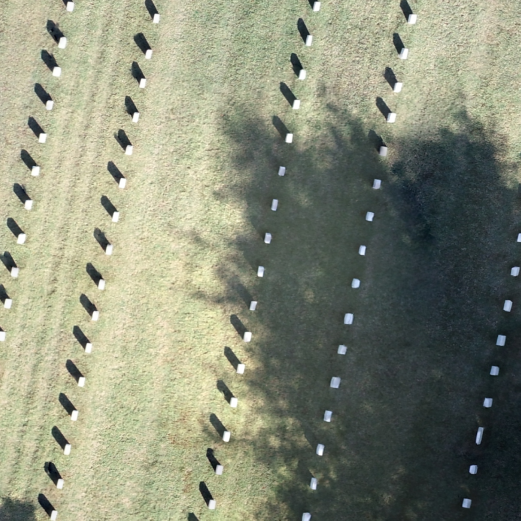
#> input picture graves.png, 1041 x 1041 px (shown at 1/2 size)
$ python get_gravestone_masks.py --image graves.png   (older library calls are emulated)
#> lines starting #> are read from the running program, lines starting #| are printed output that depends on the picture
import argparse
import cv2


# gets the brightness of a color from 0-1
def get_brightness(color):
    return (float(color[0]) + float(color[1]) + float(color[2])) / (3 * 255)


# this gets the "color" of the pixel, ignoring the shade.
# so dark and light shades of a single color will be considered the same
def get_scaled_color(color):
    brightness = get_brightness(color) + 0.001
    return color[0] / brightness, color[1] / brightness, color[2] / brightness


# gets the difference of the colors piecewise and sums them together
def get_color_diff(a, b):
    return abs(a[0] - b[0]) + abs(a[1] - b[1]) + abs(a[2] - b[2])


# weights and sums the brightness and color difference of two pixels and returns if it is within a threshold
# [127 lines left out: functions color_threshold, remove_border, add_border, get_gravestone_mask, get_gravestone_masks, flood_for_threshold and 2 more, not called in this run]


if __name__ == '__main__':
    # construct the argument parser and parse the arguments
    ap = argparse.ArgumentParser()
    ap.add_argument("-i", "--image", required=True, help="Path to the image")
    args = vars(ap.parse_args())

    # load the image, clone it, and setup the mouse callback function
    main_image = cv2.imread(args["image"])
#> main_image is the input picture: shape (1041, 1041, 3); mean B, G, R 121.2, 140.9, 136.8
    edges = cv2.Canny(main_image, 60, 120)
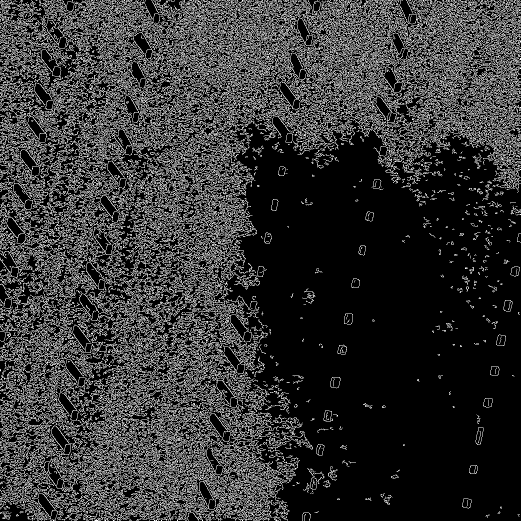
#> edges: shape (1041, 1041) (shown at 1/2 size); 20.8% white in thin lines or dots

    laplacian = cv2.Laplacian(main_image, cv2.CV_64F)
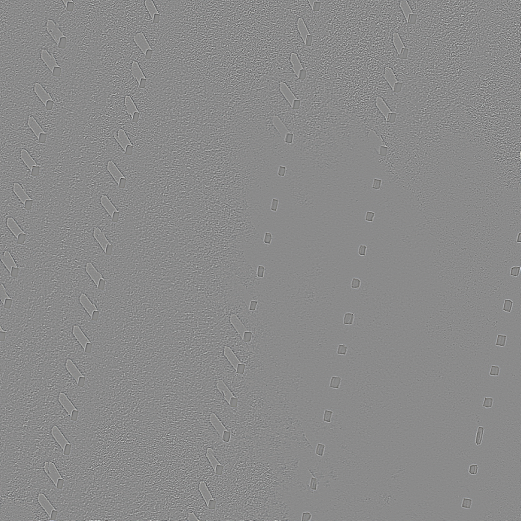
#> laplacian: shape (1041, 1041, 3) float64 (shown at 1/2 size); mean B, G, R 0, 0, 0; drawn with min black and max white
    blurred_laplacian = cv2.GaussianBlur(laplacian, (5, 5), 0)
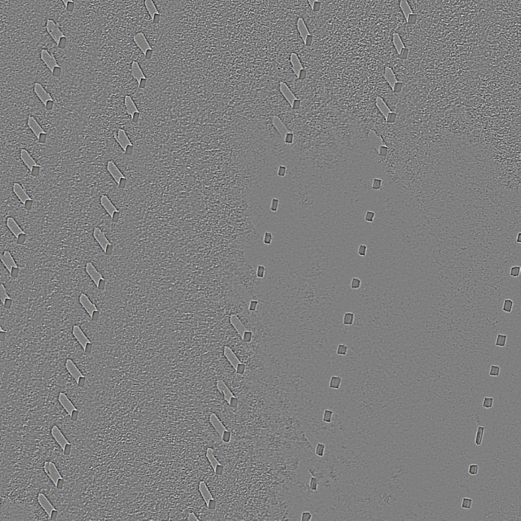
#> blurred_laplacian: shape (1041, 1041, 3) float64 (shown at 1/2 size); mean B, G, R 0, 0, 0; drawn with min black and max white

    clone = main_image.copy()
    cv2.namedWindow("image")
    cv2.setMouseCallback("image", click)

    # keep looping until the 'c' key is pressed
    while True:
        # cv2.imshow("edge", edges)
        cv2.imshow("image", main_image)
        # cv2.imshow("lap", blurred_laplacian)
        key = cv2.waitKey(1) & 0xFF
#> (key Esc is pressed here)
        if key == ord("c"):
            break

    # close all open windows
    cv2.destroyAllWindows()
